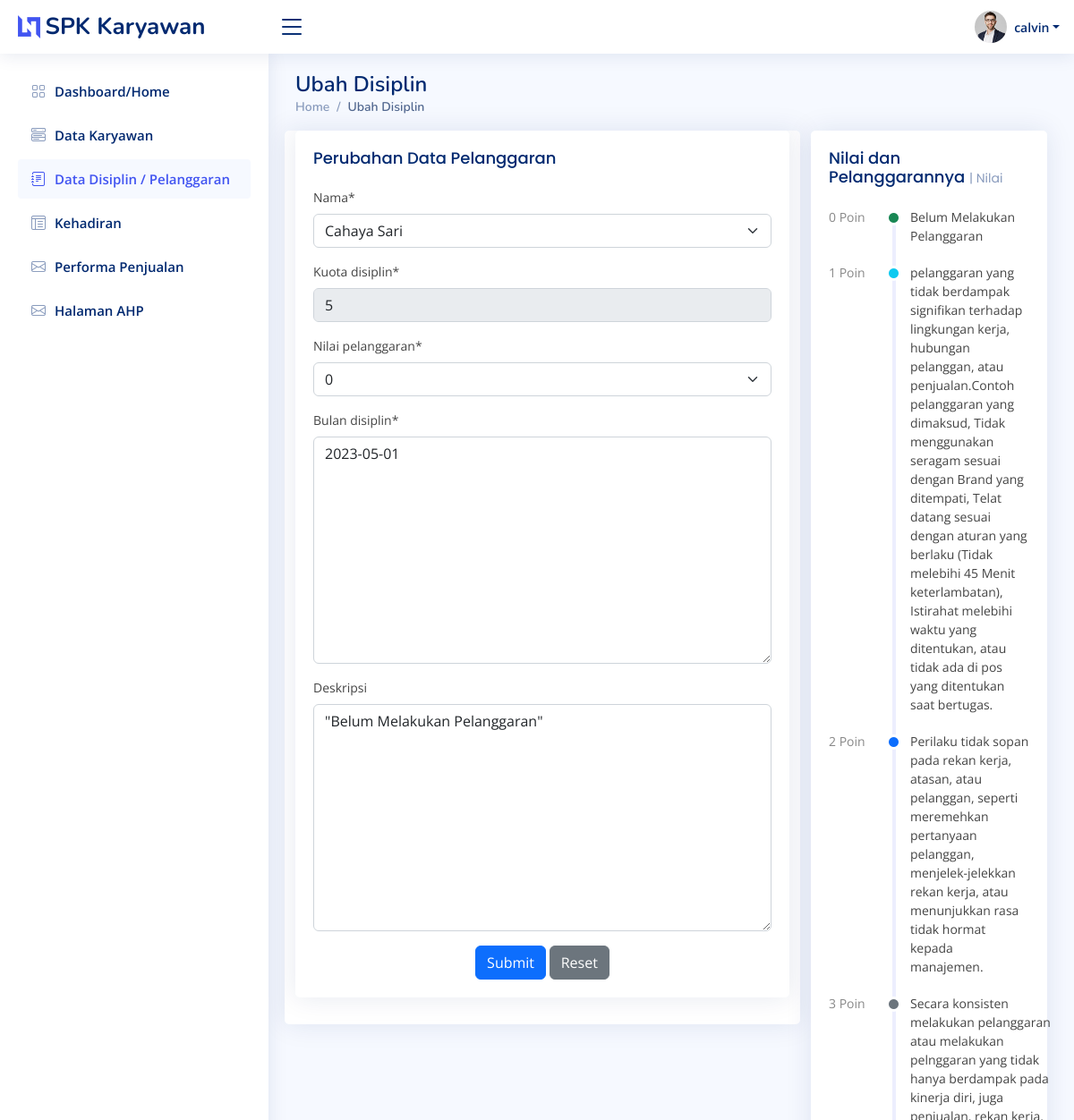
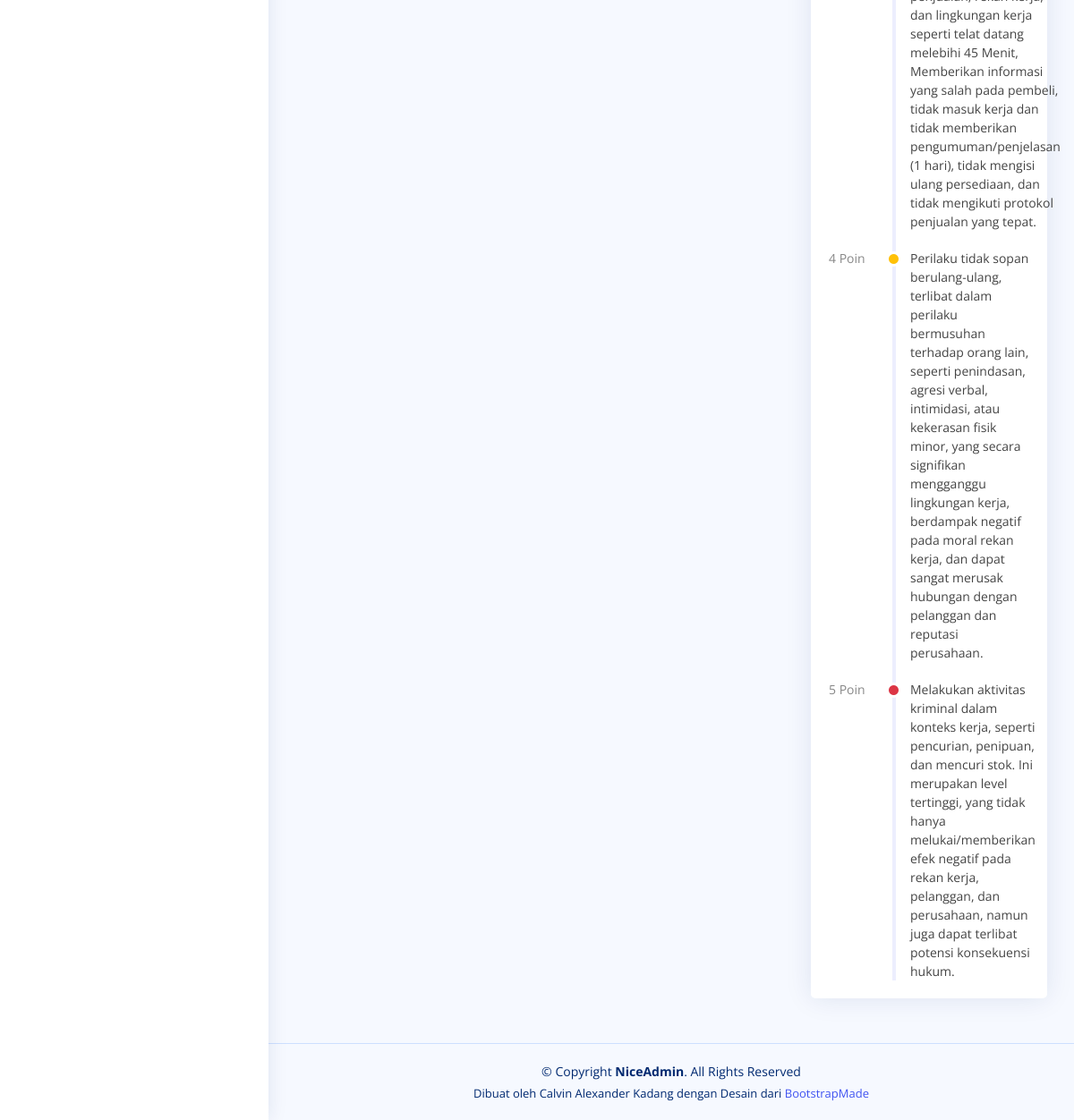
Page /ubahdisiplin/1/ (signed in) on the committed database (2 pictures, top to bottom).
### base/models.py (models this page shows, shortened)
class User(AbstractUser):
    nama = models.CharField(max_length=200, null=True)
    email = models.EmailField(unique=True, null=True)
    brand = models.CharField(max_length=200, null=True)
    tgl_masuk = models.DateTimeField(null=True)
    hari_ini = models.DateTimeField(auto_now=True)
    nilai_pengetahuan_produk = models.DecimalField(null=True, blank=False, max_digits=7, decimal_places=4)
    deskripsi_pengetahuan_produk = models.CharField(max_length=200, null=True, blank=True)
    def __str__(self):
        return f'{self.nama}'

class Disiplin(models.Model):
    nama = models.ForeignKey(User, on_delete=models.CASCADE)
    kuota_disiplin = models.IntegerField(null=True, blank=False)
    nilai_pelanggaran = models.IntegerField(null=True, blank=False)
    bulan_disiplin = MonthField("Month Value", help_text="some help...", default='2023-05')
    deskripsi = models.TextField(null=True, blank=True)

### base/views.py (the view, shortened to what this page needs)
# urls.py: path('ubahdisiplin/<str:pk>/', views.ubahdisiplin, name='ubahdisiplin'),
@login_required(login_url='login')
def ubahdisiplin(request, pk):
    page = 'disiplin'
    disiplin = Disiplin.objects.get(id=pk)
    form = DisiplinChange(instance=disiplin)
    context = {
		'form': form,
        'page': page
	}
    return render(request, 'base/ubahdisiplin.html', context)

### base/forms.py
class DisiplinChange(ModelForm):
    class Meta:
        model = Disiplin
        fields = '__all__'
    def __init__(self, *args, **kwargs):
        super(DisiplinChange, self).__init__(*args, **kwargs)
        self.fields['nilai_pelanggaran'] = forms.ChoiceField(choices=[(0, '0'),(1, '1'), (2, '2'), (3, '3'), (4, '4'), (5, '5')])
        self.fields['kuota_disiplin'].disabled = True

### base/templates/base/ubahdisiplin.html (shortened to what this page needs)
{% extends 'main.html' %}
{% load static %}
{% load crispy_forms_tags %}
{% block content %}
<main id="main" class="main">
    <div class="pagetitle">
        <h1>Ubah Disiplin</h1>
        <nav>
            <ol class="breadcrumb">
                <li class="breadcrumb-item"><a href="{% url 'home' %}">Home</a></li>
                <li class="breadcrumb-item active">Ubah Disiplin</li>
            </ol>
        </nav>
    </div>
    <section class="section dashboard">
        <div class="row">
            <div class="col-lg-8">
                <div class="row">
                    <div class="card recent-sales overflow-auto">
                        <div class="card">
                            <div class="card-body">
                                <h5 class="card-title">Perubahan Data Pelanggaran</h5>
                                <form method="POST" action="">
                                    {{ form|crispy }}
                                    <div class="text-center">
                                        <button type="submit" class="btn btn-primary">Submit</button>
                                        <button type="reset" class="btn btn-secondary">Reset</button>
                                    </div>
                                </form>
                            </div>
                        </div>
                    </div>
                </div>
            </div>
            <div class="col-lg-4">
                <div class="card">
                    <div class="card-body">
                        <h5 class="card-title">Nilai dan Pelanggarannya <span>| Nilai</span></h5>
                        <div class="activity">
                            <div class="activity-item d-flex">
                                <div class="activite-label">0 Poin</div>
                                <i class='bi bi-circle-fill activity-badge text-success align-self-start'></i>
                                <div class="activity-content">
                                    Belum Melakukan Pelanggaran
                                </div>
                            </div>
                            <div class="activity-item d-flex">
                                <div class="activite-label">1 Poin</div>
                                <i class='bi bi-circle-fill activity-badge text-info align-self-start'></i>
                                <div class="activity-content">
                                    pelanggaran yang tidak berdampak signifikan terhadap lingkungan kerja, hubungan pelanggan, atau penjualan.Contoh
                                    pelanggaran yang dimaksud, Tidak menggunakan seragam sesuai dengan Brand yang ditempati, Telat datang sesuai dengan
                                    aturan yang berlaku (Tidak melebihi 45 Menit keterlambatan), Istirahat melebihi waktu yang ditentukan, atau tidak ada di
                                    pos yang ditentukan saat bertugas.                                </div>
                            </div>
                            <div class="activity-item d-flex">
                                <div class="activite-label">2 Poin</div>
                                <i class='bi bi-circle-fill activity-badge text-primary align-self-start'></i>
                                <div class="activity-content">
                                    Perilaku tidak sopan pada rekan kerja, atasan, atau pelanggan, seperti meremehkan pertanyaan pelanggan,
                                    menjelek-jelekkan rekan kerja, atau menunjukkan rasa tidak hormat kepada manajemen.
                                </div>
                            </div>
                            <div class="activity-item d-flex">
                                <div class="activite-label">3 Poin</div>
                                <i class='bi bi-circle-fill activity-badge text-muted align-self-start'></i>
                                <div class="activity-content">
                                    Secara konsisten melakukan pelanggaran atau melakukan pelnggaran yang tidak hanya berdampak pada kinerja diri, juga
                                    penjualan, rekan kerja, dan lingkungan kerja seperti telat datang melebihi 45 Menit, Memberikan informasi yang salah
                                    pada pembeli, tidak masuk kerja dan tidak memberikan pengumuman/penjelasan (1 hari), tidak mengisi ulang persediaan, dan
                                    tidak mengikuti protokol penjualan yang tepat.
                                </div>
                            </div>
                            <div class="activity-item d-flex">
                                <div class="activite-label">4 Poin</div>
                                <i class='bi bi-circle-fill activity-badge text-warning align-self-start'></i>
                                <div class="activity-content">
                                    Perilaku tidak sopan berulang-ulang, terlibat dalam perilaku bermusuhan terhadap orang lain, seperti penindasan, agresi
                                    verbal, intimidasi, atau kekerasan fisik minor, yang secara signifikan mengganggu lingkungan kerja, berdampak negatif
                                    pada moral rekan kerja, dan dapat sangat merusak hubungan dengan pelanggan dan reputasi perusahaan.
                                </div>
                            </div>
                            <div class="activity-item d-flex">
                                <div class="activite-label">5 Poin</div>
                                <i class='bi bi-circle-fill activity-badge text-danger align-self-start'></i>
                                <div class="activity-content">
                                    Melakukan aktivitas kriminal dalam konteks kerja, seperti pencurian, penipuan, dan mencuri stok. Ini merupakan level
                                    tertinggi, yang tidak hanya melukai/memberikan efek negatif pada rekan kerja, pelanggan, dan perusahaan, namun juga
                                    dapat terlibat potensi konsekuensi hukum.
                                </div>
                            </div>
                        </div>
                    </div>
                </div>
            </div>
        </div>
    </section>
</main>
{% endblock content %}

### templates/navbar.html (shortened to what this page needs)
{% load static %}
<header id="header" class="header fixed-top d-flex align-items-center">
    <div class="d-flex align-items-center justify-content-between">
        {% if request.user.is_staff %}
            <a href="{% url 'home' %}" class="logo d-flex align-items-center">
                <img src="{% static 'assets/img/logo.png'%}" alt="">
                <span class="d-none d-lg-block">SPK Karyawan</span>
            </a>
            <i class="bi bi-list toggle-sidebar-btn"></i>
        {% else %}
                <a href="{% url 'home1' %}" class="logo d-flex align-items-center">
                    <img src="{% static 'assets/img/logo.png'%}" alt="">
                    <span class="d-none d-lg-block">SPK Karyawan</span>
                </a>
                <i class="bi bi-list toggle-sidebar-btn"></i>
        {% endif %}
    </div>
    <nav class="header-nav ms-auto">
        <ul class="d-flex align-items-center">
            <li class="nav-item dropdown pe-3">
                <a class="nav-link nav-profile d-flex align-items-center pe-0" href="#" data-bs-toggle="dropdown">
                    <img src="{% static 'assets/img/profile-img.jpg'%}" alt="Profile" class="rounded-circle">
                    <span class="d-none d-md-block dropdown-toggle ps-2">{{ request.user.username }}</span>
                </a>
            </li>
        </ul>
    </nav>
</header>
<aside id="sidebar" class="sidebar">
    <ul class="sidebar-nav" id="sidebar-nav">
        {% if request.user.is_staff %}
            {% if page == 'home' %}
                <li class="nav-item">
                    <a class="nav-link " href="{% url 'home' %}">
                        <i class="bi bi-grid"></i>
                        <span>Dashboard/Home</span>
                    </a>
                </li>
            {% else %}
                <li class="nav-item">
                    <a class="nav-link collapsed" href="{% url 'home' %}">
                        <i class="bi bi-grid"></i>
                        <span>Dashboard/Home</span>
                    </a>
                </li>
            {% endif %}
        {% endif %}
        {% if request.user.is_staff %}
            {% if page == 'karyawan' %}
                <li class="nav-item">
                    <a class="nav-link " href="{% url 'data_karyawan' %}">
                        <i class="bi bi-menu-button-wide"></i>
                        <span>Data Karyawan</span>
                    </a>
                </li>
            {% else %}
                <li class="nav-item">
                    <a class="nav-link collapsed" href="{% url 'data_karyawan' %}">
                        <i class="bi bi-menu-button-wide"></i>
                        <span>Data Karyawan</span>
                    </a>
                </li>
            {% endif %}
            {% if page == 'disiplin' %}
                <li class="nav-item">
                    <a class="nav-link " href="{% url 'disiplin' %}">
                        <i class="bi bi-journal-text"></i>
                        <span>Data Disiplin / Pelanggaran</span>
                    </a>
                </li>
            {% endif %}
            {% if page == 'kehadiran' %}
                <li class="nav-item">
                    <a class="nav-link " href="{% url 'kehadiran' %}">
                        <i class="bi bi-layout-text-window-reverse"></i>
                        <span>Kehadiran</span>
                    </a>
                </li>
            {% else %}
                <li class="nav-item">
                    <a class="nav-link collapsed" href="{% url 'kehadiran' %}">
                        <i class="bi bi-layout-text-window-reverse"></i>
                        <span>Kehadiran</span>
                    </a>
                </li>
            {% endif %}
            {% if page == 'performa_penjualan' %}
                <li class="nav-item">
                    <a class="nav-link " href="{% url 'performapenjualan' %}">
                        <i class="bi bi-envelope"></i>
                        <span>Performa Penjualan</span>
                    </a>
                </li>
            {% else %}
                <li class="nav-item">
                    <a class="nav-link collapsed" href="{% url 'performapenjualan' %}">
                        <i class="bi bi-envelope"></i>
                        <span>Performa Penjualan</span>
                    </a>
                </li>
            {% endif %}
            {% if page == 'ahp' %}
            <li class="nav-item">
                <a class="nav-link " href="{% url 'nilai_ahp' %}">
                    <i class="bi bi-envelope"></i>
                    <span>Halaman AHP</span>
                </a>
            </li>
            {% else %}
            <li class="nav-item">
                <a class="nav-link collapsed" href="{% url 'nilai_ahp' %}">
                    <i class="bi bi-envelope"></i>
                    <span>Halaman AHP</span>
                </a>
            </li>
            {% endif %}
        {% endif %}
    </ul>
</aside>

### static/assets/css/style.css (style rules this page uses)
:root { scroll-behavior: smooth; }
body { font-family: "Open Sans", sans-serif; background: #f6f9ff; color: #444444; }
a { color: #4154f1; text-decoration: none; }
h1, h2, h3, h4, h5, h6 { font-family: "Nunito", sans-serif; }
#main { margin-top: 60px; padding: 20px 30px; transition: all 0.3s; }
.pagetitle { margin-bottom: 10px; }
.pagetitle h1 { font-size: 24px; margin-bottom: 0; font-weight: 600; color: #012970; }
.card { margin-bottom: 30px; border: none; border-radius: 5px; box-shadow: 0px 0 30px rgba(1, 41, 112, 0.1); }
.card-title { padding: 20px 0 15px 0; font-size: 18px; font-weight: 500; color: #012970; font-family: "Poppins", sans-serif; }
.card-title span { color: #899bbd; font-size: 14px; font-weight: 400; }
.card-body { padding: 0 20px 20px 20px; }
.breadcrumb { font-size: 14px; font-family: "Nunito", sans-serif; color: #899bbd; font-weight: 600; }
.breadcrumb a { color: #899bbd; transition: 0.3s; }
.breadcrumb .breadcrumb-item::before { color: #899bbd; }
.breadcrumb .active { color: #51678f; font-weight: 600; }
.logo { line-height: 1; }
@media (min-width: 1200px) { .logo { width: 280px; } }
.logo img { max-height: 26px; margin-right: 6px; }
.logo span { font-size: 26px; font-weight: 700; color: #012970; font-family: "Nunito", sans-serif; }
.header { transition: all 0.5s; z-index: 997; height: 60px; box-shadow: 0px 2px 20px rgba(1, 41, 112, 0.1); background-color: #fff; padding-left: 20px; }
.header .toggle-sidebar-btn { font-size: 32px; padding-left: 10px; cursor: pointer; color: #012970; }
.header-nav ul { list-style: none; }
.header-nav>ul { margin: 0; padding: 0; }
.header-nav .nav-profile { color: #012970; }
.header-nav .nav-profile img { max-height: 36px; }
.header-nav .nav-profile span { font-size: 14px; font-weight: 600; }
.sidebar { position: fixed; top: 60px; left: 0; bottom: 0; width: 300px; z-index: 996; transition: all 0.3s; padding: 20px; overflow-y: auto; scrollbar-width: thin; scrollbar-color: #aab7cf transparent; box-shadow: 0px 0px 20px rgba(1, 41, 112, 0.1); background-color: #fff; }
@media (min-width: 1200px) { #main, #footer { margin-left: 300px; } }
.sidebar-nav { padding: 0; margin: 0; list-style: none; }
.sidebar-nav li { padding: 0; margin: 0; list-style: none; }
.sidebar-nav .nav-item { margin-bottom: 5px; }
.sidebar-nav .nav-link { display: flex; align-items: center; font-size: 15px; font-weight: 600; color: #4154f1; transition: 0.3; background: #f6f9ff; padding: 10px 15px; border-radius: 4px; }
.sidebar-nav .nav-link i { font-size: 16px; margin-right: 10px; color: #4154f1; }
.sidebar-nav .nav-link.collapsed { color: #012970; background: #fff; }
.sidebar-nav .nav-link.collapsed i { color: #899bbd; }
.dashboard .activity { font-size: 14px; }
.dashboard .activity .activity-item .activite-label { color: #888; position: relative; flex-shrink: 0; flex-grow: 0; min-width: 64px; }
.dashboard .activity .activity-item .activite-label::before { content: ""; position: absolute; right: -11px; width: 4px; top: 0; bottom: 0; background-color: #eceefe; }
.dashboard .activity .activity-item .activity-badge { margin-top: 3px; z-index: 1; font-size: 11px; line-height: 0; border-radius: 50%; flex-shrink: 0; border: 3px solid #fff; flex-grow: 0; }
.dashboard .activity .activity-item .activity-content { padding-left: 10px; padding-bottom: 20px; }
.dashboard .activity .activity-item:first-child .activite-label::before { top: 5px; }
.dashboard .activity .activity-item:last-child .activity-content { padding-bottom: 0; }
.dashboard .recent-sales { font-size: 14px; }

### rows in the picture
User: user.username "calvin", nama "Cahaya Sari"
Disiplin: kuota_disiplin "5", nilai_pelanggaran "0", bulan_disiplin "2023-05-01", deskripsi "\"Belum Melakukan Pelanggaran\""
